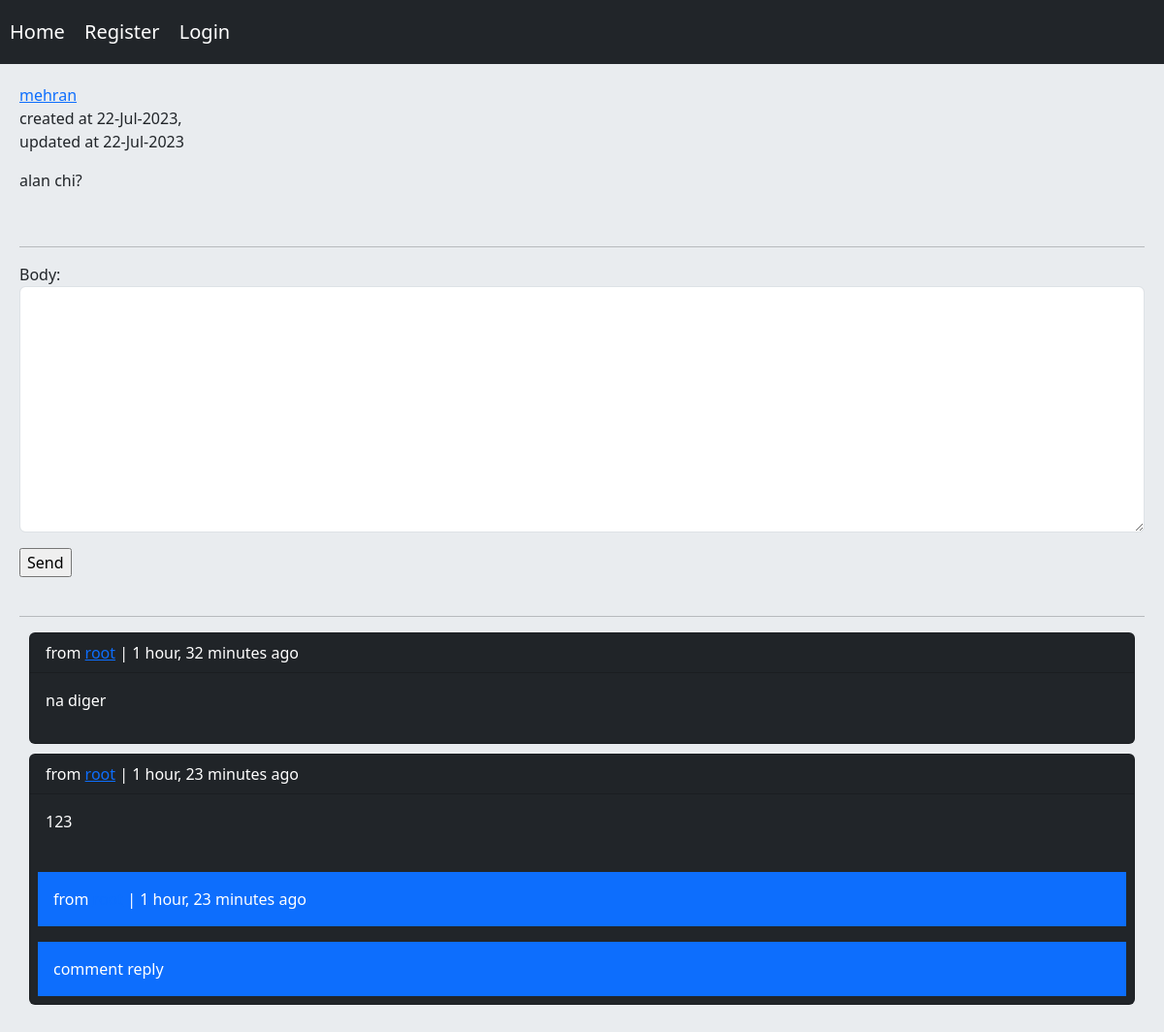
The app's page /post/16/alan-chi/ with its own data.
### home/models.py (models this page shows, shortened)
class Post(models.Model):
    user = models.ForeignKey(User, on_delete=models.CASCADE, related_name='user_posts') # a foreinKey to user model, if user deleted, all post shuld be deleted
    body = models.TextField()
    slug = models.SlugField()
    created = models.DateField(auto_now_add=True) #
    updated = models.DateField(auto_now=True) #
    class Meta:
        ordering = ('-created', '-updated', 'body')

class Comment(models.Model):
    user = models.ForeignKey(User, on_delete=models.PROTECT, related_name='user_comments')
    post = models.ForeignKey(Post, on_delete=models.CASCADE, related_name='post_comments')
    body = models.TextField(max_length=400)
    reply = models.ForeignKey('self', on_delete=models.PROTECT ,related_name='rcomments', blank=True, null=True)
    is_reply = models.BooleanField(default=False)
    created = models.DateTimeField(auto_now_add=True)

### home/views.py (the view, shortened to what this page needs)
# urls.py: path('post/<int:post_id>/<slug:post_slug>/', views.PostDetailView.as_view(), name='post_detail'),
class PostDetailView(View):
    template_name = 'home/detail.html'
    form_class = CommentCreateForm
    def setup(self, request, *args, **kwargs):
        self.post_instance = get_object_or_404(Post, pk=kwargs['post_id'], slug=kwargs['post_slug'])
        return super().setup(request, *args, **kwargs)
    def get(self, request, *args, **kwargs):
        comments = self.post_instance.post_comments.filter(is_reply=False)
        form = self.form_class()
        form_data = request.session.get('form_data')
        if form_data:
            form = self.form_class(data=form_data)
            del request.session['form_data']
        return render(request, self.template_name, {'post':self.post_instance, 'comments': comments, 'form': form})

### home/forms.py
class CommentCreateForm(forms.ModelForm):
    class Meta:
        model = Comment
        fields = ('body',)
        widgets = {
            'body': forms.Textarea(attrs={'class': 'form-control'})
        }

### home/templates/home/detail.html (shortened to what this page needs)
{% extends 'base.html' %}
{% block content %}
    <p><a href="{% url 'account:user_profile' post.user.id %}">{{ post.user.username }}</a>  <br> created at {{ post.created|date:"d-M-Y" }},
        <br> updated at {{ post.updated|date:"d-M-Y" }}</p>
    <p>{{ post.body }}</p>
    <br><hr>
    <form method="post" action="" novalidate>
        {{ form.as_p }}
        <input value="Send" type="submit">
    </form>
    <br><hr>
    {% for comment in comments %}
    <div class="card bg-dark text-white" style="margin:10px">
        <p class="card-header">from <a href="{% url 'account:user_profile' comment.user.id %}">{{ comment.user }}</a>  |  {{ comment.created|timesince }} ago</p>
        <p class="card-body">{{ comment.body }}</p>
        {% with replies=comment.rcomments.all %}
        {% for reply in replies %}
            <p class="bg-primary p-3 m-2">from <a href="{% url 'account:user_profile' comment.user.id %}">{{ comment.user }}</a>  |  {{ comment.created|timesince }} ago</p>
            <p class="bg-primary p-3 m-2">{{ reply.body }}</p>
        {% endfor %}
        {% endwith %}
    </div>
    {% empty %}
        <p> No comment yet</p>
    {% endfor %}
{% endblock %}

### records on screen
Post: user.username "mehran", created "22-Jul-2023", updated "22-Jul-2023", body "alan chi?"
Comment: user "root", created "1 hour, 32 minutes", body "na diger"
Comment: user "root", created "1 hour, 23 minutes", body "123"
Comment: body "comment reply"
